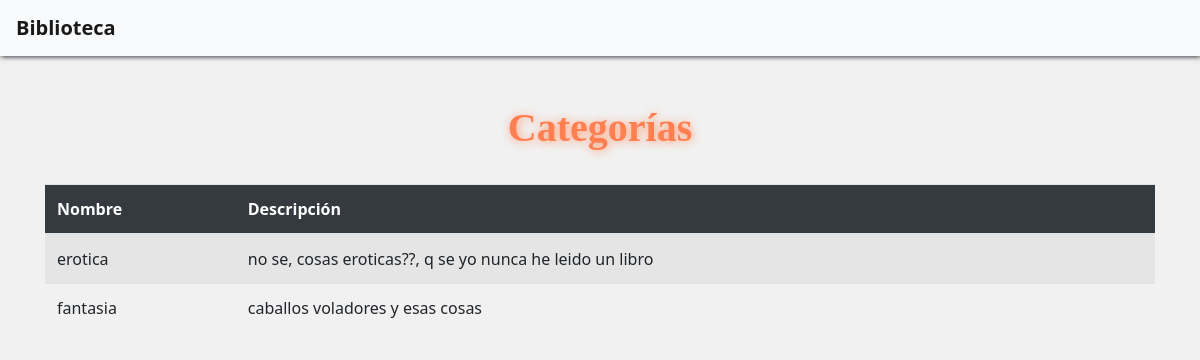
Before: /categorias with the older database file.
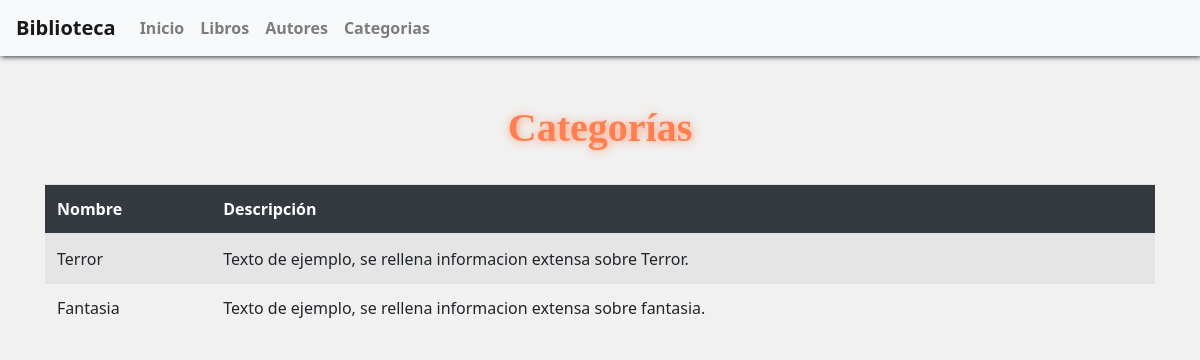
After: the same page with the newer database file.
### catalogo/models.py (models this page shows, shortened)
class Categoria(models.Model):
    nombre = models.CharField(max_length=100)
    descripcion = models.TextField()

class Nav(models.Model):
    id_nav = models.AutoField(db_column='idNav', primary_key=True)
    nombre_nav = models.CharField(max_length=20, blank=False, null=False)
    url_nav = models.CharField(max_length=20, blank=False, null=False)
    class Meta:
        db_table = 'Navs'

### catalogo/views.py (the view)
# urls.py: path('categorias', views.categorias, name='categorias'),
def categorias(request):
    navs = Nav.objects.all()
    categorias = Categoria.objects.all()
    context = {'navs':navs, 'categorias':categorias}
    return render(request, 'catalogo/categorias.html', context)

### catalogo/templates/catalogo/categorias.html (shortened to what this page needs)
<!DOCTYPE html>
<html lang="es">
<head>
    {% load static %}
    <link rel="stylesheet" href="https://stackpath.bootstrapcdn.com/bootstrap/4.5.2/css/bootstrap.min.css">
    <link rel="stylesheet" href="{% static 'css/styles.css' %}">
</head>
<body>
    <nav class="navbar navbar-expand-lg navbar-light bg-light">
        <a class="navbar-brand" href="{% url 'index' %}">Biblioteca</a>
        <div class="collapse navbar-collapse" id="navbarNav">
            {% for x in navs %}
            <ul class="navbar-nav">
                <li class="nav-item">
                    <a class="nav-link" href="{{x.url_nav}}">{{x.nombre_nav}}<span class="sr-only">(current)</span></a>
                </li>
            </ul>
            {% endfor %}
        </div>
    </nav>
    <div class="container mt-5">
        <h1>Categorías</h1>
        <table class="table table-striped">
            <thead>
                <tr>
                    <th>Nombre</th>
                    <th>Descripción</th>
                </tr>
            </thead>
            <tbody>
                {% for categoria in categorias %}
                    <tr>
                        <td>{{ categoria.nombre }}</td>
                        <td>{{ categoria.descripcion }}</td>
                    </tr>
                {% endfor %}
            </tbody>
        </table>
    </div>
</body>
</html>

### catalogo/static/css/styles.css (style rules this page uses)
.navbar { margin-bottom: 10px; display: flex; justify-content: center; align-items: center; box-shadow: 1px 1px 5px #343a40; }
.table-striped tbody tr:nth-of-type(odd) { background-color: rgba(0, 0, 0, 0.05); }
.table thead th { background-color: #343a40; color: #fff; }
h1 { margin-bottom: 2rem; text-align: center; font-weight: bold; font-family: titulo; color: coral; text-shadow: 1px 1px 10px rgb(255, 153, 115); }
.container { margin-top: 2rem; }
body { font-family: 'Segoe UI', Tahoma, Geneva, Verdana, sans-serif; background-color: #f1f1f1; }
.navbar-brand { font-weight: bold; }
.nav-item .nav-link { color: #343a40; font-weight: bold; }

Changed rows visible on the page:
added Nav: nombre_nav "Inicio"
added Nav: nombre_nav "Libros"
added Nav: nombre_nav "Autores"
added Nav: nombre_nav "Categorias"
changed Categoria: nombre "erotica" → "Terror"; descripcion "no se, cosas eroticas??, q se yo nunca he leido un libro" → "Texto de ejemplo, se rellena informacion extensa sobre Terror."
changed Categoria: nombre "fantasia" → "Fantasia"; descripcion "caballos voladores y esas cosas" → "Texto de ejemplo, se rellena informacion extensa sobre fantasia."
